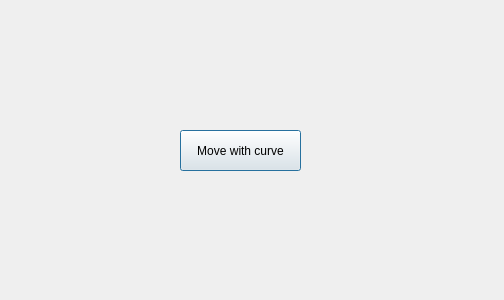
<?xml version="1.0" encoding="UTF-8"?>
<ui version="4.0">
 <class>Dialog</class>
 <widget class="QDialog" name="Dialog">
  <property name="geometry">
   <rect>
    <x>0</x>
    <y>0</y>
    <width>504</width>
    <height>300</height>
   </rect>
  </property>
  <property name="windowTitle">
   <string>Dialog</string>
  </property>
  <widget class="QPushButton" name="pushButton">
   <property name="geometry">
    <rect>
     <x>180</x>
     <y>130</y>
     <width>121</width>
     <height>41</height>
    </rect>
   </property>
   <property name="text">
    <string>Move with curve</string>
   </property>
  </widget>
  <widget class="QLabel" name="label">
   <property name="geometry">
    <rect>
     <x>30</x>
     <y>30</y>
     <width>81</width>
     <height>91</height>
    </rect>
   </property>
   <property name="text">
    <string/>
   </property>
   <property name="pixmap">
    <pixmap>coloredball.jpg</pixmap>
   </property>
  </widget>
 </widget>
 <resources/>
 <connections/>
</ui>
